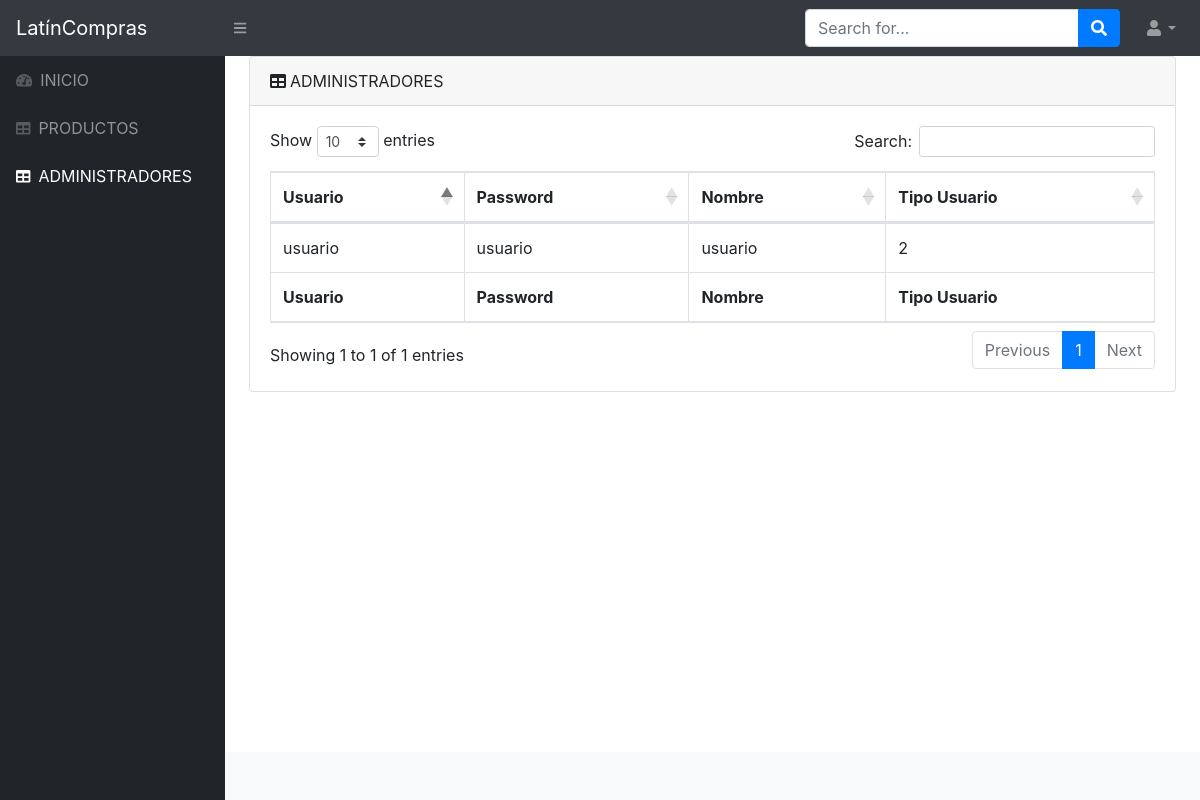
The page /tabla.php (signed in) on the database its author committed.
### tables this page shows
CREATE TABLE `usuarios` (
  `id` int(11) NOT NULL,
  `usuario` varchar(40) NOT NULL,
  `password` varchar(50) NOT NULL,
  `nombre` varchar(80) NOT NULL,
  `tipo_usuario` int(11) NOT NULL
);

### tabla.php (the view, shortened to what this page needs)
<?php
	require 'conexion.php';
	$id = $_SESSION['id'];
	$tipo_usuario = $_SESSION['tipo_usuario'];
	if($tipo_usuario == 1){
		$where = "";
		} else if($tipo_usuario == 2){
		$where = "WHERE id=$id";
	}
	$sql = "SELECT * FROM usuarios $where";
	$resultado = $mysqli->query($sql);
?>
<!DOCTYPE html>
<html lang="es">
    <head>
		<link href="css/styles.css" rel="stylesheet" />
		<link href="https://cdn.datatables.net/1.10.20/css/dataTables.bootstrap4.min.css" rel="stylesheet" />
	</head>
	<body class="sb-nav-fixed">
		<nav class="sb-topnav navbar navbar-expand navbar-dark bg-dark">
			<a class="navbar-brand" href="principal.php">LatínCompras</a><button class="btn btn-link btn-sm order-1 order-lg-0" id="sidebarToggle" href="#"><i class="fas fa-bars"></i></button
			>
			<form class="d-none d-md-inline-block form-inline ml-auto mr-0 mr-md-3 my-2 my-md-0">
				<div class="input-group">
					<input class="form-control" type="text" placeholder="Search for..." aria-label="Search" aria-describedby="basic-addon2" />
					<div class="input-group-append">
						<button class="btn btn-primary" type="button"><i class="fas fa-search"></i></button>
					</div>
				</div>
			</form>
			<ul class="navbar-nav ml-auto ml-md-0">
				<li class="nav-item dropdown">
					<a class="nav-link dropdown-toggle" id="userDropdown" href="#" role="button" data-toggle="dropdown" aria-haspopup="true" aria-expanded="false"><i class="fas fa-user fa-fw"></i></a>
				</li>
			</ul>
		</nav>
		<div id="layoutSidenav">
			<div id="layoutSidenav_nav">
				<nav class="sb-sidenav accordion sb-sidenav-dark" id="sidenavAccordion">
					<div class="sb-sidenav-menu">
						<div class="nav">
							<a class="nav-link" href="principal.php"
							><div class="sb-nav-link-icon"><i class="fas fa-tachometer-alt"></i></div>
								INICIO</a
							>
									<a class="nav-link" href="productos.php">
										<div class="sb-nav-link-icon"><i class="fas fa-table"></i></div>
										PRODUCTOS</a><a class="nav-link" href="tabla.php">
											<div class="sb-nav-link-icon"><i class="fas fa-table"></i></div>
										ADMINISTRADORES</a
									>
						</div>
					</div>
				</nav>
			</div>
			<div id="layoutSidenav_content">
				<main>
					<div class="container-fluid">
						<div class="card mb-4">
							<div class="card-header"><i class="fas fa-table mr-1"></i>ADMINISTRADORES</div>
							<div class="card-body">
								<div class="table-responsive">
									<table class="table table-bordered" id="dataTable" width="100%" cellspacing="0">
										<thead>
											<tr>
												<th>Usuario</th>
												<th>Password</th>
												<th>Nombre</th>
												<th>Tipo Usuario</th>
											</tr>
										</thead>
										<tfoot>
											<tr>
												<th>Usuario</th>
												<th>Password</th>
												<th>Nombre</th>
												<th>Tipo Usuario</th>
											</tr>
										</tfoot>
										<tbody>
											<?php while($row = $resultado->fetch_assoc()) { ?>
												<tr>
													<td><?php echo $row['usuario']; ?></td>
													<td><?php echo $row['password']; ?></td>
													<td><?php echo $row['nombre']; ?></td>
													<td><?php echo $row['tipo_usuario']; ?></td>
												</tr>
											<?php } ?>
										</tbody>
									</table>
								</div>
								</div>
								</div>
											</div>
					</main>
					<footer class="py-4 bg-light mt-auto">
				</footer>
			</div>
		</div>
	</body>
</html>

### rows shown on the page
usuarios: usuario "usuario", password "usuario", nombre "usuario", tipo_usuario "2"
